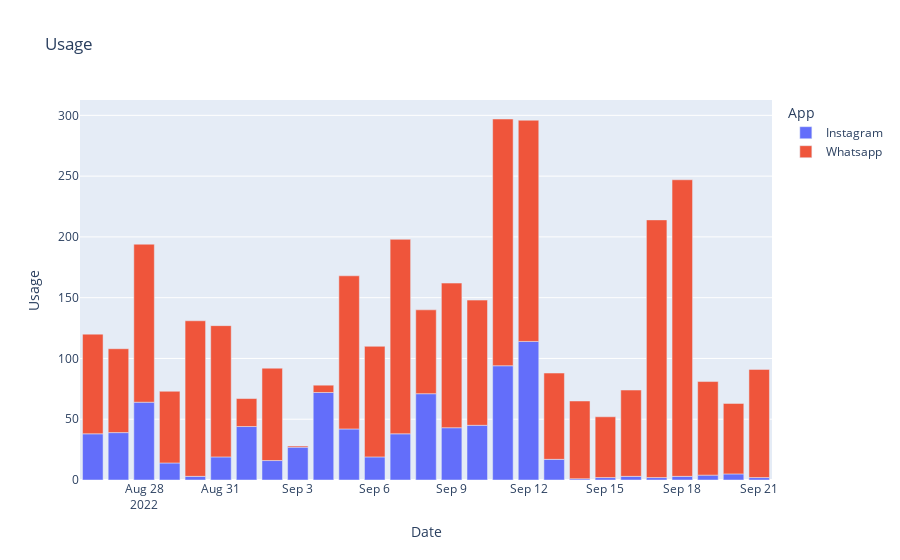

The notebook cell this image was saved under:
### Code cell
figure.show()

### Figure 1 — Plotly figure (JSON) as saved in the notebook; plotly's stock layout.template omitted (floating-point values rounded to 4 significant figures)
{"data": [{"alignmentgroup": "True", "hovertemplate": "App=Instagram<br>Date=%{x}<br>Usage=%{y}<extra></extra>", "legendgroup": "Instagram", "marker": {"color": "#636efa", "pattern": {"shape": ""}}, "name": "Instagram", "offsetgroup": "Instagram", "orientation": "v", "showlegend": true, "textposition": "auto", "type": "bar", "x": ["2022-08-26T00:00:00", "2022-08-27T00:00:00", "2022-08-28T00:00:00", "2022-08-29T00:00:00", "2022-08-30T00:00:00", "2022-08-31T00:00:00", "2022-09-01T00:00:00", "2022-09-02T00:00:00", "2022-09-03T00:00:00", "2022-09-04T00:00:00", "2022-09-05T00:00:00", "2022-09-06T00:00:00", "2022-09-07T00:00:00", "2022-09-08T00:00:00", "2022-09-09T00:00:00", "2022-09-10T00:00:00", "2022-09-11T00:00:00", "2022-09-12T00:00:00", "2022-09-13T00:00:00", "2022-09-14T00:00:00", "2022-09-15T00:00:00", "2022-09-16T00:00:00", "2022-09-17T00:00:00", "2022-09-18T00:00:00", "2022-09-19T00:00:00", "2022-09-20T00:00:00", "2022-09-21T00:00:00"], "xaxis": "x", "y": [38, 39, 64, 14, 3, 19, 44, 16, 27, 72, 42, 19, 38, 71, 43, 45, 94, 114, 17, 1, 2, 3, 2, 3, 4, 5, 2], "yaxis": "y"}, {"alignmentgroup": "True", "hovertemplate": "App=Whatsapp<br>Date=%{x}<br>Usage=%{y}<extra></extra>", "legendgroup": "Whatsapp", "marker": {"color": "#EF553B", "pattern": {"shape": ""}}, "name": "Whatsapp", "offsetgroup": "Whatsapp", "orientation": "v", "showlegend": true, "textposition": "auto", "type": "bar", "x": ["2022-08-26T00:00:00", "2022-08-27T00:00:00", "2022-08-28T00:00:00", "2022-08-29T00:00:00", "2022-08-30T00:00:00", "2022-08-31T00:00:00", "2022-09-01T00:00:00", "2022-09-02T00:00:00", "2022-09-03T00:00:00", "2022-09-04T00:00:00", "2022-09-05T00:00:00", "2022-09-06T00:00:00", "2022-09-07T00:00:00", "2022-09-08T00:00:00", "2022-09-09T00:00:00", "2022-09-10T00:00:00", "2022-09-11T00:00:00", "2022-09-12T00:00:00", "2022-09-13T00:00:00", "2022-09-14T00:00:00", "2022-09-15T00:00:00", "2022-09-16T00:00:00", "2022-09-17T00:00:00", "2022-09-18T00:00:00", "2022-09-19T00:00:00", "2022-09-20T00:00:00", "2022-09-21T00:00:00"], "xaxis": "x", "y": [82, 69, 130, 59, 128, 108, 23, 76, 1, 6, 126, 91, 160, 69, 119, 103, 203, 182, 71, 64, 50, 71, 212, 244, 77, 58, 89], "yaxis": "y"}], "layout": {"barmode": "relative", "legend": {"title": {"text": "App"}, "tracegroupgap": 0}, "title": {"text": "Usage"}, "xaxis": {"anchor": "y", "domain": [0, 1], "title": {"text": "Date"}}, "yaxis": {"anchor": "x", "domain": [0, 1], "title": {"text": "Usage"}}}}
